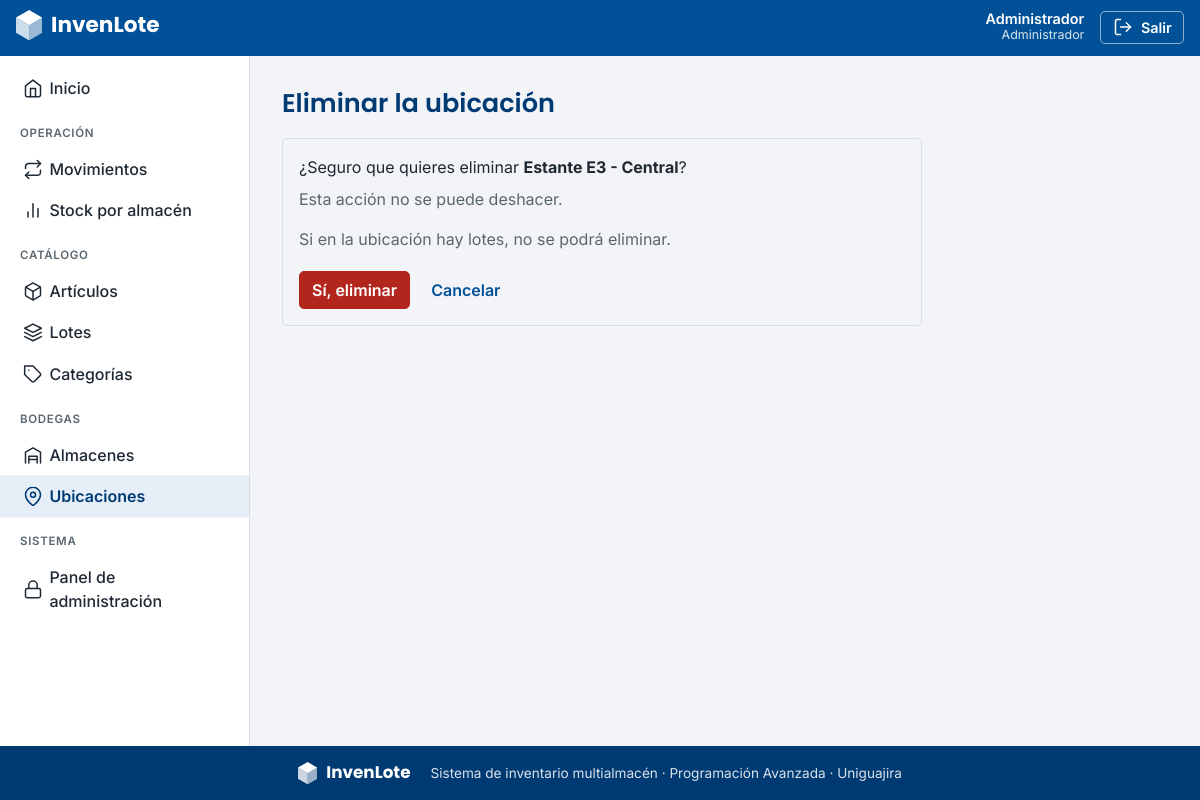
Screenshot of /ubicaciones/3/eliminar/ (signed in) with the database file from the repository.
### apps/usuarios/models.py (models this page shows, shortened)
class Usuario(AbstractUser):
    class Rol(models.TextChoices):
        ADMIN = "ADMIN", "Administrador"
        JEFE = "JEFE", "Jefe de bodega"
        BODEGUERO = "BODEGUERO", "Bodeguero"
    pk_usu_id = models.BigAutoField(primary_key=True)
    usu_rol = models.CharField("rol", max_length=10, choices=Rol.choices, default=Rol.BODEGUERO)
    class Meta:
        db_table = "tbl_usuario"
        verbose_name = "usuario"
        verbose_name_plural = "usuarios"

### apps/ubicaciones/models.py (models this page shows)
class Ubicacion(models.Model):
    pk_ubi_id = models.BigAutoField(primary_key=True)
    fk_alm = models.ForeignKey(
        "almacenes.Almacen", on_delete=models.CASCADE, related_name="ubicaciones", verbose_name="almacén"
    )
    ubi_estante = models.CharField("estante", max_length=20)
    ubi_nivel = models.CharField("nivel", max_length=20, blank=True)
    class Meta:
        db_table = "tbl_ubicacion"
        verbose_name = "ubicación"
        verbose_name_plural = "ubicaciones"
    def __str__(self):
        return f"Estante {self.ubi_estante} - {self.fk_alm}"

### apps/almacenes/models.py (models this page shows)
class Almacen(models.Model):
    pk_alm_id = models.BigAutoField(primary_key=True)
    alm_nombre = models.CharField("nombre", max_length=100)
    alm_direccion = models.CharField("dirección", max_length=150)
    class Meta:
        db_table = "tbl_almacen"
        verbose_name = "almacén"
        verbose_name_plural = "almacenes"
    def __str__(self):
        return self.alm_nombre

### apps/ubicaciones/views.py (the view)
# urls.py: path("<int:pk>/eliminar/", views.UbicacionEliminar.as_view(), name="eliminar"),
class UbicacionEliminar(PermissionRequiredMixin, EliminarProtegidoMixin, DeleteView):
    model = Ubicacion
    permission_required = "ubicaciones.delete_ubicacion"
    success_url = reverse_lazy("ubicaciones:lista")
    mensaje_exito = "Eliminado correctamente."

### config/context.py (called while the page is built)
def rol_usuario(request):
    usuario = request.user
    if not usuario.is_authenticated:
        return {}
    return {"rol": usuario.get_usu_rol_display()}

### templates/ubicaciones/ubicacion_confirm_delete.html
{% extends "crud/confirmar_eliminar.html" %}
{% block nombre_modelo %}la ubicación{% endblock %}
{% block aviso %}<p class="texto-suave">Si en la ubicación hay lotes, no se podrá eliminar.</p>{% endblock %}
{% block cancelar %}{% url 'ubicaciones:lista' %}{% endblock %}

### templates/crud/confirmar_eliminar.html (shortened to what this page needs)
{% extends "base.html" %}
{% block contenido %}
<div class="encabezado"><h1>Eliminar {% block nombre_modelo %}registro{% endblock %}</h1></div>
<div class="card tarjeta-formulario">
  <div class="card-body">
    <p class="mb-2">¿Seguro que quieres eliminar <strong>{{ object }}</strong>?</p>
    <p class="texto-suave">Esta acción no se puede deshacer.</p>
    {% block aviso %}{% endblock %}
    <form method="post">
      <div class="botones-form">
        <button type="submit" class="btn btn-peligro">Sí, eliminar</button>
        <a class="btn btn-texto" href="{% block cancelar %}{% url 'inicio' %}{% endblock %}">Cancelar</a>
      </div>
    </form>
  </div>
</div>
{% endblock %}

### templates/includes/navbar.html (shortened to what this page needs)
<header class="barra-superior">
  <div class="barra-interna">
    <a class="marca" href="{% url 'inicio' %}" aria-label="InvenLote, ir al inicio">
      {% include "includes/logo.html" with blanco=True %}
    </a>
    {% if user.is_authenticated %}
    <div class="usuario">
      <div class="usuario-datos d-none d-sm-block">
        <div class="usuario-nombre">{{ user.get_full_name|default:user.username }}</div>
        <div class="usuario-rol">{{ rol }}</div>
      </div>
      <form method="post" action="{% url 'logout' %}">
        <button type="submit" class="btn-salir">{% include "includes/icono.html" with nombre="salir" %}<span>Salir</span></button>
      </form>
    </div>
    {% endif %}
  </div>
</header>

### static/invenlote/app.css (style rules this page uses)
:root { --il-azul: #005198; --il-azul-oscuro: #003A73; --il-naranja: #F28C1B; --il-gris: #F2F4F7; --il-texto: #1F2933; --il-suave: #5B6770; --il-borde: #D9DEE5; --il-rojo: #B3261E; --il-verde: #1E7B3A; --bs-primary: var(--il-azul); --bs-primary-rgb: 0, 81, 152; --bs-link-color: var(--il-azul); --bs-link-color-rgb: 0, 81, 152; --bs-link-hover-color: var(--il-azul-oscuro); --bs-body-color: var(--il-texto); --bs-body-bg: var(--il-gris); --bs-body-font-family: 'Inter', system-ui, -apple-system, 'Segoe UI', sans-serif; --bs-border-color: var(--il-borde); --bs-border-radius: 5px; --bs-border-radius-sm: 5px; --bs-border-radius-lg: 5px; }
body { background: var(--il-gris); color: var(--il-texto); display: flex; flex-direction: column; min-height: 100vh; }
h1, h2, h3, h4, h5, h6, .h1, .h2, .h3 { font-family: 'Poppins', 'Inter', sans-serif; font-weight: 600; color: var(--il-azul-oscuro); }
a { text-decoration: none; }
.btn { border-radius: 5px; font-weight: 600; display: inline-flex; align-items: center; justify-content: center; }
.btn-peligro { background: var(--il-rojo); border-color: var(--il-rojo); color: #fff; }
.btn-texto { background: transparent; border-color: transparent; color: var(--il-azul); }
.barra-superior { background: var(--il-azul); color: #fff; position: sticky; top: 0; z-index: 1030; }
.barra-interna { display: flex; align-items: center; gap: .75rem; padding: .6rem 1rem; max-width: 1500px; margin: 0 auto; }
.marca { color: #fff; margin-right: auto; }
.usuario { display: flex; align-items: center; gap: 1rem; }
.usuario-nombre { font-weight: 600; font-size: .9rem; line-height: 1.1; text-align: right; }
.usuario-rol { font-size: .78rem; opacity: .85; text-align: right; }
.btn-salir { background: transparent; color: #fff; border: 1px solid rgba(255,255,255,.55); border-radius: 5px; padding: .3rem .7rem; font-weight: 600; font-size: .9rem; }
.encabezado { display: flex; flex-wrap: wrap; align-items: center; justify-content: space-between; gap: .75rem 1rem; margin-bottom: 1.25rem; }
.encabezado h1 { font-size: 1.6rem; margin: 0; }
.card { border-color: var(--il-borde); border-radius: 5px; box-shadow: none; }
.texto-suave { color: var(--il-suave); }
.tarjeta-formulario { max-width: 640px; }
.botones-form { display: flex; flex-wrap: wrap; gap: .5rem; align-items: center; margin-top: 1.25rem; }

### rows the page displays
Usuario: get_full_name "Administrador", first_name "Administrador"
Ubicacion: ubi_estante+fk_alm "Estante E3 - Central"
